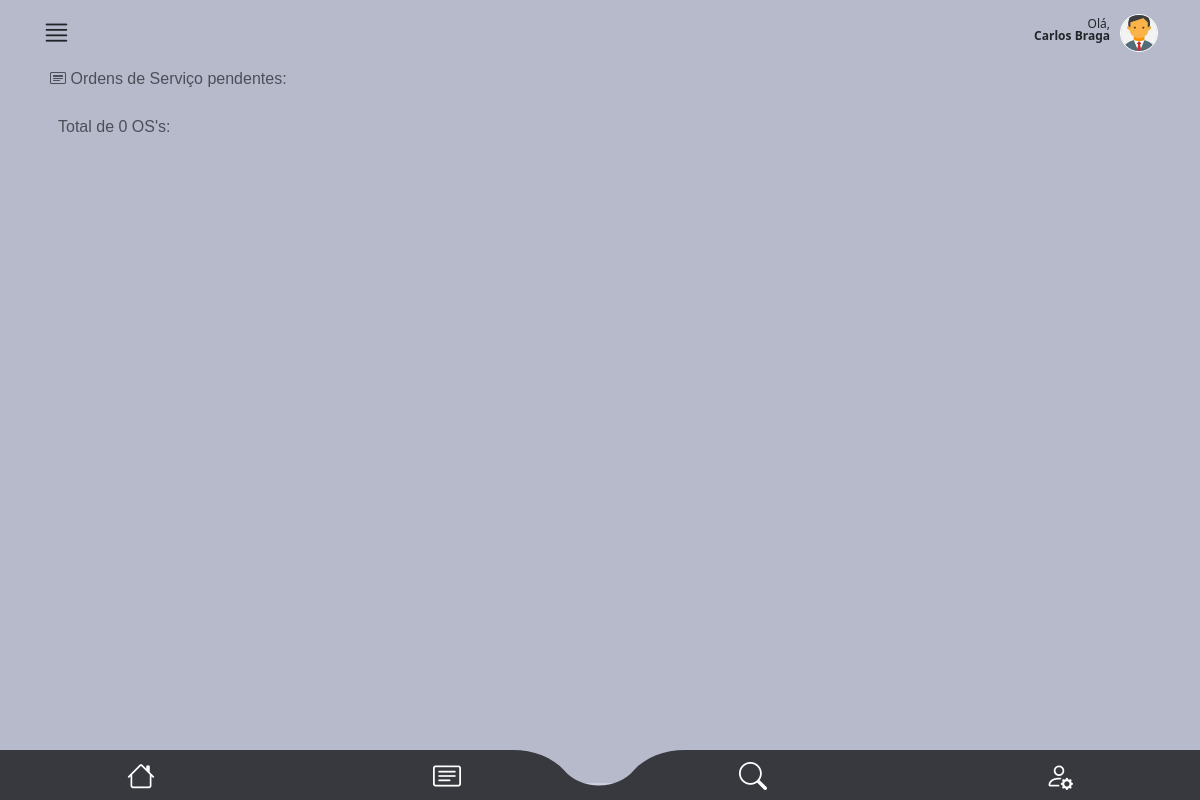
Page /main/aceite/ (signed in) on the earlier database version.
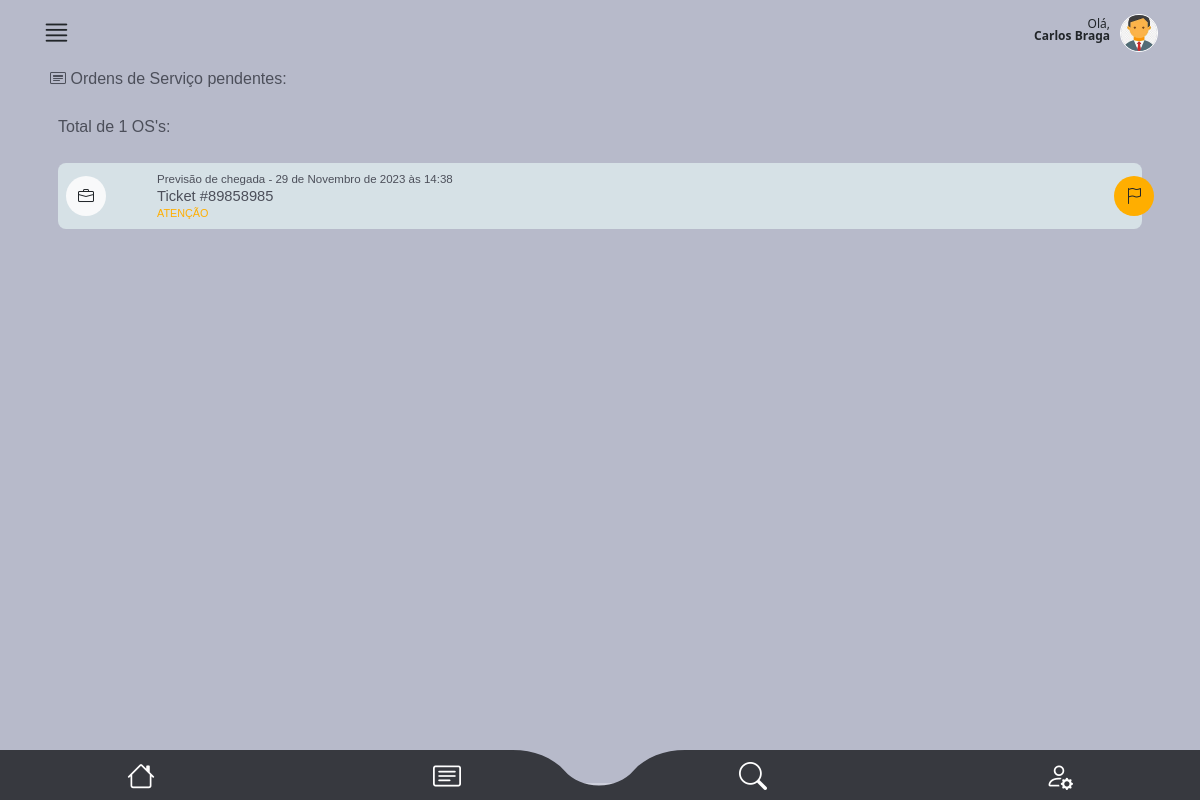
Same page on the later database version.
### staff/models.py (models this page shows, shortened)
class OrdemDeServico(models.Model):
    ticket = models.CharField(max_length=200, unique=True)
    tecnico = models.ForeignKey(
        CustomUser,
        on_delete=models.CASCADE,
        related_name="ordens_técnico",
        null=True,
        default=None,
    )
    staff = models.ForeignKey(
        CustomUser, on_delete=models.CASCADE, related_name="ordens_staff"
    )
    descricao = models.TextField(max_length=600)
    previsao_chegada = models.DateTimeField(editable=True)
    previsao_execucao = models.DateTimeField(editable=True)
    material = models.CharField(max_length=100, validators=[MinLengthValidator(3)])
    equipamento = models.CharField(max_length=100, validators=[MinLengthValidator(3)])
    data_criacao = models.DateTimeField(auto_now_add=True)
    cliente = models.ForeignKey(Cliente, on_delete=models.CASCADE)
    endereco = models.ForeignKey(Endereco, on_delete=models.CASCADE)
    contrato = models.CharField(max_length=700, null=True, blank=True)
    atividade = models.CharField(max_length=50, choices=ACTIVITY_CHOICES)
    status_tecnico = models.CharField(max_length=50, choices=TECNICAL_CHOICES)
    status = models.CharField(
        max_length=10, choices=STATUS_CHOICES, default="Aguardando"
    )
    atraso_em_minutos = models.CharField(max_length=50, choices=ATRASO_CHOICES)
    atraso_descricao = models.TextField(max_length=400)
    descricao_reagendamento = models.TextField(max_length=400)
    vezes_reagendada = models.IntegerField(default=0)
    aceite = models.BooleanField(default=False)

### main/views.py (the view)
# urls.py: path("aceite/", views.aceite, name="aceite"),
def aceite(request):
    user = request.user
    ordens_pendentes = OrdemDeServico.objects.filter(
        aceite=False, tecnico=user, status__in=["Atenção", "Urgente", "Aguardando"]
    )
    data_atual = datetime.now().date()
    for ordem in ordens_pendentes:
        data_previsao = ordem.previsao_chegada.date()
        if data_previsao < data_atual and ordem.status in [
            "Atenção",
            "Urgente",
            "Aguardando",
        ]:
            ordem.status = "Reagendar"
            ordem.status_tecnico = "Aguardando Aceite"
            ordem.vezes_reagendada += 1
            ordem.descricao_reagendamento = "Ordem ignorada pelo técnico"
            ordem.save()
    ordens_pendentes = OrdemDeServico.objects.filter(
        aceite=False, tecnico=user, status__in=["Atenção", "Urgente", "Aguardando"]
    )
    return render(
        request,
        "aceite.html",
        {"ordens_pendentes": ordens_pendentes, "qtdos": len(ordens_pendentes)},
    )

### main/templates/aceite.html (shortened to what this page needs)
{% extends "base2.html" %}
{%load static%}
{% block rest %}
      <section id="lista_oc_scr">
        <div class="container">
            <div id="oc_lista">
                <label class="mt-1 mb-2 ms-2 font-medium color04"><i class="bi bi-bi bi-card-heading"></i> Ordens de Serviço pendentes:</label>
              <div class="tab-pane fade show active" id="pills-01" role="tabpanel" aria-labelledby="pills-home-tab" tabindex="0">
                <label class="mt-2 font-medium color04">Total de {{qtdos}} OS's:</label>
                <br>
                <br>
                {% for ordem in ordens_pendentes %}
                <div class="oc_lista_item">
                      <a href="{% url 'os_detail3' ordem.id %}" class="a-whole"></a>
                      <div class="row">
                          <div class="col-2 col-md-1">
                              <div class="icon bg-light"><i class="bi bi-briefcase text-dark"></i></div>
                          </div>
                          <div class="col-9 col-md-11">
                              <div class="oc_l_data color04 font-light">Previsão de chegada - {{ ordem.previsao_chegada }}</div>
                              <div class="oc_l_nome font-medium color04">Ticket #{{ ordem.ticket }}</div>
                              <div class="oc_l_status font-medium {% if ordem.status == 'Urgente' %}color-red{% elif ordem.status == 'Atenção' %}color-yellow{% elif ordem.status == 'Aguardando' %}color-blue{% elif ordem.status == 'Concluído' %}color-green{% endif %}">{{ ordem.status }}</div>
                         </div>
                          {% if ordem.status == "Urgente" %}
                              <div class="status_icon bg05 text-light">
                                  <i class="bi bi-exclamation-triangle-fill"></i>
                              </div>
                          {% elif ordem.status == "Atenção" %}
                              <div class="status_icon bg06 text-dark">
                                  <i class="bi bi-flag"></i>
                              </div>
                          {% elif ordem.status == "Aguardando" %}
                              <div class="status_icon bg01 text-light">
                                  <i class="bi bi-clock"></i>
                              </div>
                          {% elif ordem.status == "Concluído" %}
                              <div class="status_icon bg02 text-light">
                                <i class="bi bi-check-circle"></i>
                            </div>
                          {% endif %}
                          </div>
                  </div>
                  {% endfor %}
                </div>
              </div>
      </section>
  {% endblock %}

Differences in the rows shown:
added OrdemDeServico: previsao_chegada "29 de Novembro de 2023 às 14:38", ticket "89858985", status "ATENÇÃO"
Other differences:
{{ qtdos }}: "0" → "1"
